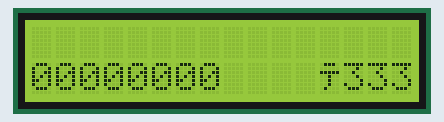
The sketch below on a simulated Arduino Uno, built with avr-gcc and run on an emulated ATmega328P. On the bench: 16×2 character LCD. Wiring (inferred from the names in the program): shift register (74HC595): data pin 4; shift clock pin 3; latch pin 7. Wiring (inferred from the signals the program sends): character LCD (HD44780): RS Q0; E Q2; backlight Q4; data Q1, Q3, Q5, Q7.

Above: at 0.4 s.
At 1.1 s:
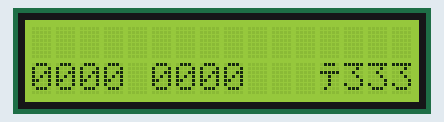
At 2.1 s:
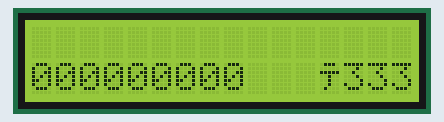

Measured:
- what the display in image 0 shows lasts 0.7 s, from 0.4 s to 1.1 s
- what the display in image 1 shows lasts 1.0 s, from 1.1 s to 2.1 s

The sketch:

demoClock.ino
```cpp
#define PIN_SCE   7
#define PIN_RESET 6
#define PIN_DC    5
#define PIN_SDIN  4
#define PIN_SCLK  3
#define LCD_CMD   0

#define LCD_C     LOW
#define LCD_D     HIGH

#define LCD_X     84
#define LCD_Y     48

static const byte Digits[][4][18] =
{
 {
    { 0xE0, 0xF0, 0xF8, 0xF4, 0xEE, 0x1F, 0x1F, 0x1F, 0x1F, 0x1F, 0x1F, 0x1F, 0x1F, 0xEE, 0xF4, 0xF8, 0xF0, 0xE0 },
    { 0x1F, 0x3F, 0x7F, 0x3F, 0x1F, 0x00, 0x00, 0x00, 0x00, 0x00, 0x00, 0x00, 0x00, 0x1F, 0x3F, 0x7F, 0x3F, 0x1F },
    { 0xFC, 0xFE, 0xFF, 0xFE, 0xFC, 0x00, 0x00, 0x00, 0x00, 0x00, 0x00, 0x00, 0x00, 0xFC, 0xFE, 0xFF, 0xFE, 0xFC },
    { 0x03, 0x07, 0x0F, 0x17, 0x3B, 0x7C, 0x7C, 0x7C, 0x7C, 0x7C, 0x7C, 0x7C, 0x7C, 0x3B, 0x17, 0x0F, 0x07, 0x03 },
  },
  {
    { 0x00, 0x00, 0x00, 0x00, 0x00, 0x00, 0x00, 0x00, 0x00, 0x00, 0x00, 0x00, 0x00, 0xE0, 0xF0, 0xF8, 0xF0, 0xE0 },
    { 0x00, 0x00, 0x00, 0x00, 0x00, 0x00, 0x00, 0x00, 0x00, 0x00, 0x00, 0x00, 0x00, 0x1F, 0x3F, 0x7F, 0x3F, 0x1F },
    { 0x00, 0x00, 0x00, 0x00, 0x00, 0x00, 0x00, 0x00, 0x00, 0x00, 0x00, 0x00, 0x00, 0xFC, 0xFE, 0xFF, 0xFE, 0xFC },
    { 0x00, 0x00, 0x00, 0x00, 0x00, 0x00, 0x00, 0x00, 0x00, 0x00, 0x00, 0x00, 0x00, 0x03, 0x07, 0x0F, 0x07, 0x03 },
  },
  {
    { 0x00, 0x00, 0x00, 0x04, 0x0E, 0x1F, 0x1F, 0x1F, 0x1F, 0x1F, 0x1F, 0x1F, 0x1F, 0xEE, 0xF4, 0xF8, 0xF0, 0xE0 },
    { 0x00, 0x00, 0x00, 0x80, 0xC0, 0xE0, 0xE0, 0xE0, 0xE0, 0xE0, 0xE0, 0xE0, 0xE0, 0xDF, 0xBF, 0x7F, 0x3F, 0x1F },
    { 0xFC, 0xFE, 0xFF, 0xFE, 0xFD, 0x03, 0x03, 0x03, 0x03, 0x03, 0x03, 0x03, 0x03, 0x01, 0x00, 0x00, 0x00, 0x00 },
    { 0x03, 0x07, 0x0F, 0x17, 0x3B, 0x7C, 0x7C, 0x7C, 0x7C, 0x7C, 0x7C, 0x7C, 0x7C, 0x38, 0x10, 0x00, 0x00, 0x00 },
  },
  {
    { 0x00, 0x00, 0x00, 0x04, 0x0E, 0x1F, 0x1F, 0x1F, 0x1F, 0x1F, 0x1F, 0x1F, 0x1F, 0xEE, 0xF4, 0xF8, 0xF0, 0xE0 },
    { 0x00, 0x00, 0x00, 0x80, 0xC0, 0xE0, 0xE0, 0xE0, 0xE0, 0xE0, 0xE0, 0xE0, 0xE0, 0xDF, 0xBF, 0x7F, 0x3F, 0x1F },
    { 0x00, 0x00, 0x00, 0x00, 0x01, 0x03, 0x03, 0x03, 0x03, 0x03, 0x03, 0x03, 0x03, 0xFD, 0xFE, 0xFF, 0xFE, 0xFC },
    { 0x00, 0x00, 0x00, 0x10, 0x38, 0x7C, 0x7C, 0x7C, 0x7C, 0x7C, 0x7C, 0x7C, 0x7C, 0x3B, 0x17, 0x0F, 0x07, 0x03 },
  },
  {
    { 0xE0, 0xF0, 0xF8, 0xF0, 0xE0, 0x00, 0x00, 0x00, 0x00, 0x00, 0x00, 0x00, 0x00, 0xE0, 0xF0, 0xF8, 0xF0, 0xE0 },
    { 0x1F, 0x3F, 0x7F, 0xBF, 0xDF, 0xE0, 0xE0, 0xE0, 0xE0, 0xE0, 0xE0, 0xE0, 0xE0, 0xDF, 0xBF, 0x7F, 0x3F, 0x1F },
    { 0x00, 0x00, 0x00, 0x00, 0x01, 0x03, 0x03, 0x03, 0x03, 0x03, 0x03, 0x03, 0x03, 0xFD, 0xFE, 0xFF, 0xFE, 0xFC },
    { 0x00, 0x00, 0x00, 0x00, 0x00, 0x00, 0x00, 0x00, 0x00, 0x00, 0x00, 0x00, 0x00, 0x03, 0x07, 0x0F, 0x07, 0x03 },
  },
  {
    { 0xE0, 0xF0, 0xF8, 0xF4, 0xEE, 0x1F, 0x1F, 0x1F, 0x1F, 0x1F, 0x1F, 0x1F, 0x1F, 0x0E, 0x04, 0x00, 0x00, 0x00 },
    { 0x1F, 0x3F, 0x7F, 0xBF, 0xDF, 0xE0, 0xE0, 0xE0, 0xE0, 0xE0, 0xE0, 0xE0, 0xE0, 0xC0, 0x80, 0x00, 0x00, 0x00 },
    { 0x00, 0x00, 0x00, 0x00, 0x01, 0x03, 0x03, 0x03, 0x03, 0x03, 0x03, 0x03, 0x03, 0xFD, 0xFE, 0xFF, 0xFE, 0xFC },
    { 0x00, 0x00, 0x00, 0x10, 0x38, 0x7C, 0x7C, 0x7C, 0x7C, 0x7C, 0x7C, 0x7C, 0x7C, 0x3B, 0x17, 0x0F, 0x07, 0x03 },
  },
  {
    { 0xE0, 0xF0, 0xF8, 0xF4, 0xEE, 0x1F, 0x1F, 0x1F, 0x1F, 0x1F, 0x1F, 0x1F, 0x1F, 0x0E, 0x04, 0x00, 0x00, 0x00 },
    { 0x1F, 0x3F, 0x7F, 0xBF, 0xDF, 0xE0, 0xE0, 0xE0, 0xE0, 0xE0, 0xE0, 0xE0, 0xE0, 0xC0, 0x80, 0x00, 0x00, 0x00 },
    { 0xFC, 0xFE, 0xFF, 0xFE, 0xFD, 0x03, 0x03, 0x03, 0x03, 0x03, 0x03, 0x03, 0x03, 0xFD, 0xFE, 0xFF, 0xFE, 0xFC },
    { 0x03, 0x07, 0x0F, 0x17, 0x3B, 0x7C, 0x7C, 0x7C, 0x7C, 0x7C, 0x7C, 0x7C, 0x7C, 0x3B, 0x17, 0x0F, 0x07, 0x03 },
  },
  {
    { 0x00, 0x00, 0x00, 0x04, 0x0E, 0x1F, 0x1F, 0x1F, 0x1F, 0x1F, 0x1F, 0x1F, 0x1F, 0xEE, 0xF4, 0xF8, 0xF0, 0xE0 },
    { 0x00, 0x00, 0x00, 0x00, 0x00, 0x00, 0x00, 0x00, 0x00, 0x00, 0x00, 0x00, 0x00, 0x1F, 0x3F, 0x7F, 0x3F, 0x1F },
    { 0x00, 0x00, 0x00, 0x00, 0x00, 0x00, 0x00, 0x00, 0x00, 0x00, 0x00, 0x00, 0x00, 0xFC, 0xFE, 0xFF, 0xFE, 0xFC },
    { 0x00, 0x00, 0x00, 0x00, 0x00, 0x00, 0x00, 0x00, 0x00, 0x00, 0x00, 0x00, 0x00, 0x03, 0x07, 0x0F, 0x07, 0x03 },
  },
  {
    { 0xE0, 0xF0, 0xF8, 0xF4, 0xEE, 0x1F, 0x1F, 0x1F, 0x1F, 0x1F, 0x1F, 0x1F, 0x1F, 0xEE, 0xF4, 0xF8, 0xF0, 0xE0 },
    { 0x1F, 0x3F, 0x7F, 0xBF, 0xDF, 0xE0, 0xE0, 0xE0, 0xE0, 0xE0, 0xE0, 0xE0, 0xE0, 0xDF, 0xBF, 0x7F, 0x3F, 0x1F },
    { 0xFC, 0xFE, 0xFF, 0xFE, 0xFD, 0x03, 0x03, 0x03, 0x03, 0x03, 0x03, 0x03, 0x03, 0xFD, 0xFE, 0xFF, 0xFE, 0xFC },
    { 0x03, 0x07, 0x0F, 0x17, 0x3B, 0x7C, 0x7C, 0x7C, 0x7C, 0x7C, 0x7C, 0x7C, 0x7C, 0x3B, 0x17, 0x0F, 0x07, 0x03 },
  },
  {
    { 0xE0, 0xF0, 0xF8, 0xF4, 0xEE, 0x1F, 0x1F, 0x1F, 0x1F, 0x1F, 0x1F, 0x1F, 0x1F, 0xEE, 0xF4, 0xF8, 0xF0, 0xE0 },
    { 0x1F, 0x3F, 0x7F, 0xBF, 0xDF, 0xE0, 0xE0, 0xE0, 0xE0, 0xE0, 0xE0, 0xE0, 0xE0, 0xDF, 0xBF, 0x7F, 0x3F, 0x1F },
    { 0x00, 0x00, 0x00, 0x00, 0x01, 0x03, 0x03, 0x03, 0x03, 0x03, 0x03, 0x03, 0x03, 0xFD, 0xFE, 0xFF, 0xFE, 0xFC },
    { 0x00, 0x00, 0x00, 0x10, 0x38, 0x7C, 0x7C, 0x7C, 0x7C, 0x7C, 0x7C, 0x7C, 0x7C, 0x3B, 0x17, 0x0F, 0x07, 0x03 },
  }
};

static const byte SecondIndicator[4] =
{
  0x00, 0x07, 0x70, 0x00
};

void LcdInitialise(void)
{
  pinMode(PIN_SCE, OUTPUT);
  pinMode(PIN_RESET, OUTPUT);
  pinMode(PIN_DC, OUTPUT);
  pinMode(PIN_SDIN, OUTPUT);
  pinMode(PIN_SCLK, OUTPUT);
  digitalWrite(PIN_RESET, LOW);
  digitalWrite(PIN_RESET, HIGH);

  LcdWrite( LCD_CMD, 0x21 ); // LCD Extended Commands.
  LcdWrite( LCD_CMD, 0xC8 ); // Set LCD Vop (Contrast)
  LcdWrite( LCD_CMD, 0x06 ); // Set Temp coefficent
  LcdWrite( LCD_CMD, 0x14 ); // LCD bias mode 1:48

  LcdWrite( LCD_CMD, 0x20 ); // LCD Standard Commands.
  LcdWrite( LCD_CMD, 0x0C ); // LCD in normal mode. 0x0d for inverse
}

void LcdWrite(byte dc, byte data)
{
  digitalWrite(PIN_DC, dc);
  digitalWrite(PIN_SCE, LOW);
  shiftOut(PIN_SDIN, PIN_SCLK, MSBFIRST, data);
  digitalWrite(PIN_SCE, HIGH);
}

void LcdClear(void)
{
  for (int index = 0; index < LCD_X * LCD_Y / 8; index++)
  {
    LcdWrite(LCD_D, 0x00);
  }
}

void Spacer()
{
  LcdWrite(LCD_D, 0x00);
  LcdWrite(LCD_D, 0x00);
}

void DisplayTime(byte hour, byte minutes, byte seconds)
{
  byte components[4] =
  {
    (byte)(hour / 10),
    (byte)(hour % 10),
    (byte)(minutes / 10),
    (byte)(minutes % 10)
  };

  for(byte row = 0; row < 4; row++)
  {
    LcdWrite(LCD_C, 0x80 | 0);
    LcdWrite(LCD_C, 0x40 | row);

    for(byte digit = 0; digit < 4; digit++)
    {
      for(byte col = 0; col < 18; col++)
      {
        LcdWrite(LCD_D, Digits[components[digit]][row][col]);
      }

      Spacer();

      // Display second indicator after the second digit
      if(digit == 1)
      {
        DisplaySecondIndicator(row, seconds & 0x01);
      }
    }
  }

  DrawSecondsBar(seconds);
}

void DisplaySecondIndicator(byte row, boolean show)
{
  for(int secondIndicatorSegment = 0; secondIndicatorSegment < 3; secondIndicatorSegment++)
  {
    if(show)
    {
      LcdWrite(LCD_D, SecondIndicator[row]);
    }
    else // clear
    {
      LcdWrite(LCD_D, 0x00);
    }
  }

  Spacer();
}

void DrawSecondsBar(byte seconds)
{
  // Position the pointer
  LcdWrite(LCD_C, 0x80 | 0x0b);
  LcdWrite(LCD_C, 0x44);

  // Draw the left side of the progress bar box
  LcdWrite(LCD_D, 0xF0);

  for(byte i = 0; i < 59; i++)
  {
    if(i < seconds)
    {
      LcdWrite(LCD_D, 0xF0);
    }
    else
    {
      LcdWrite(LCD_D, 0x90);
    }
  }

  // Draw the right side of the progress bar box
  LcdWrite(LCD_D, 0xF0);
}

byte tcnt2;
unsigned long time = 0; // 86390000;

void setup(void)
{
  SetupInterrupt();
  InitializeDisplay();
}

// Credits for the interrupt setup routine:
// http://popdevelop.com/2010/04/mastering-timer-interrupts-on-the-arduino/
void SetupInterrupt()
{
  /* First disable the timer overflow interrupt while we're configuring */
  TIMSK2 &= ~(1<<TOIE2);

  /* Configure timer2 in normal mode (pure counting, no PWM etc.) */
  TCCR2A &= ~((1<<WGM21) | (1<<WGM20));
  TCCR2B &= ~(1<<WGM22);

  /* Select clock source: internal I/O clock */
  ASSR &= ~(1<<AS2);

  /* Disable Compare Match A interrupt enable (only want overflow) */
  TIMSK2 &= ~(1<<OCIE2A);

  /* Now configure the prescaler to CPU clock divided by 128 */
  TCCR2B |= (1<<CS22)  | (1<<CS20); // Set bits
  TCCR2B &= ~(1<<CS21);             // Clear bit

  /* We need to calculate a proper value to load the timer counter.
   * The following loads the value 131 into the Timer 2 counter register
   * The math behind this is:
   * (CPU frequency) / (prescaler value) = 125000 Hz = 8us.
   * (desired period) / 8us = 125.
   * MAX(uint8) + 1 - 125 = 131;
   */
  /* Save value globally for later reload in ISR */
  tcnt2 = 131;

  /* Finally load end enable the timer */
  TCNT2 = tcnt2;
  TIMSK2 |= (1<<TOIE2);
}

void InitializeDisplay()
{
  LcdInitialise();
  LcdClear();
}

/*
 * Install the Interrupt Service Routine (ISR) for Timer2 overflow.
 * This is normally done by writing the address of the ISR in the
 * interrupt vector table but conveniently done by using ISR()  */
ISR(TIMER2_OVF_vect) {
  /* Reload the timer */
  TCNT2 = tcnt2;

  time++;
  time = time % 86400000;
}

void loop(void)
{
  unsigned long t = (unsigned long)(time/1000);

  DisplayTime((byte)(t / 3600), (byte)((t / 60) % 60), (byte)(t % 60));
}
```
